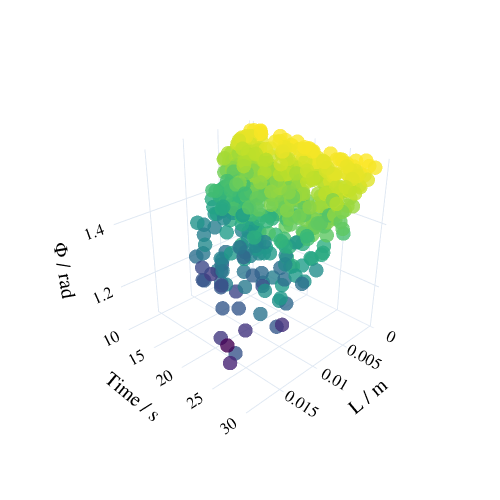

Source (notebook cell):
### Code cell
scatter_plot_3D(micro_df['L'], micro_df['t'], micro_df['phi'], micro_df['phi'],'L / m', 'Time / s', 'Φ / rad', 2, 2, 1.5)

### Figure 1 — Plotly figure (JSON) as saved in the notebook; plotly's stock layout.template omitted (floating-point values rounded to 4 significant figures; data arrays with more than 128 entries replaced by an {"elided": "..."} marker saying what was removed)
{"data": [{"marker": {"color": {"elided": "500 float values"}, "colorscale": [[0, "#440154"], [0.1111, "#482878"], [0.2222, "#3e4989"], [0.3333, "#31688e"], [0.4444, "#26828e"], [0.5556, "#1f9e89"], [0.6667, "#35b779"], [0.7778, "#6ece58"], [0.8889, "#b5de2b"], [1, "#fde725"]], "opacity": 0.8, "size": 5}, "mode": "markers", "type": "scatter3d", "x": {"elided": "500 float values"}, "y": {"elided": "500 float values"}, "z": {"elided": "500 float values"}}], "layout": {"font": {"color": "black", "family": "Helvetica", "size": 14}, "height": 500, "margin": {"b": 0, "l": 0, "r": 0, "t": 0}, "scene": {"camera": {"center": {"x": 0, "y": 0, "z": 0}, "eye": {"x": 2, "y": 2, "z": 1.5}, "up": {"x": 0, "y": 0, "z": 1}}, "xaxis": {"title": {"font": {"size": 20}, "text": "L / m"}}, "yaxis": {"title": {"font": {"size": 20}, "text": "Time / s"}}, "zaxis": {"title": {"font": {"size": 20}, "text": "Φ / rad"}}}, "width": 500}}
